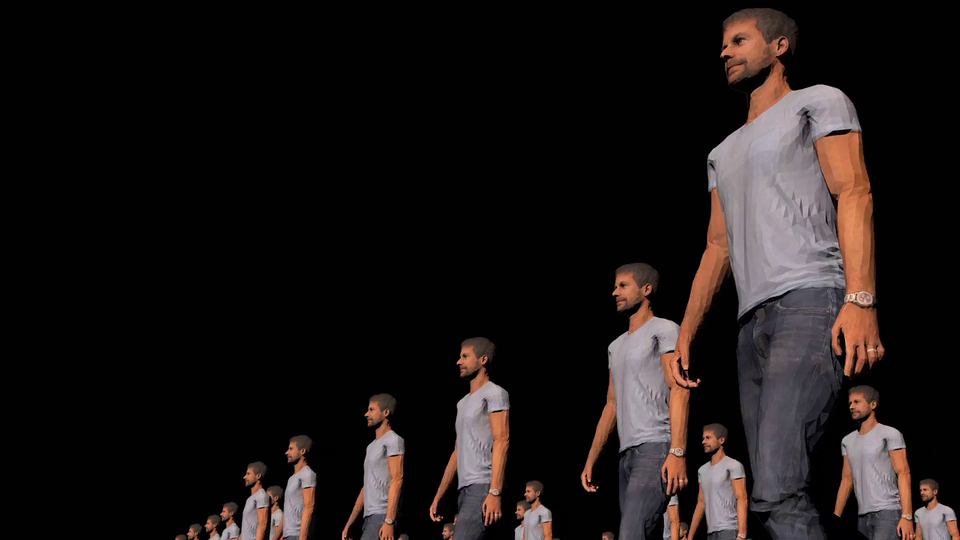
#> input picture frame 13 of Haar Cascade/video1.mp4, 960 x 540 px, given in place of video.mp4, which was not available
$ python deneme3.py
#> lines starting #> are read from the running program, lines starting #| are printed output that depends on the picture
import cv2
cap=cv2.VideoCapture("video.mp4")

while True:
    ret,frame=cap.read()
#> frame is the input picture: shape (540, 960, 3); mean B, G, R 22.4, 23.3, 28.9
    if ret==0:
        break
    frame=cv2.flip(frame,1)
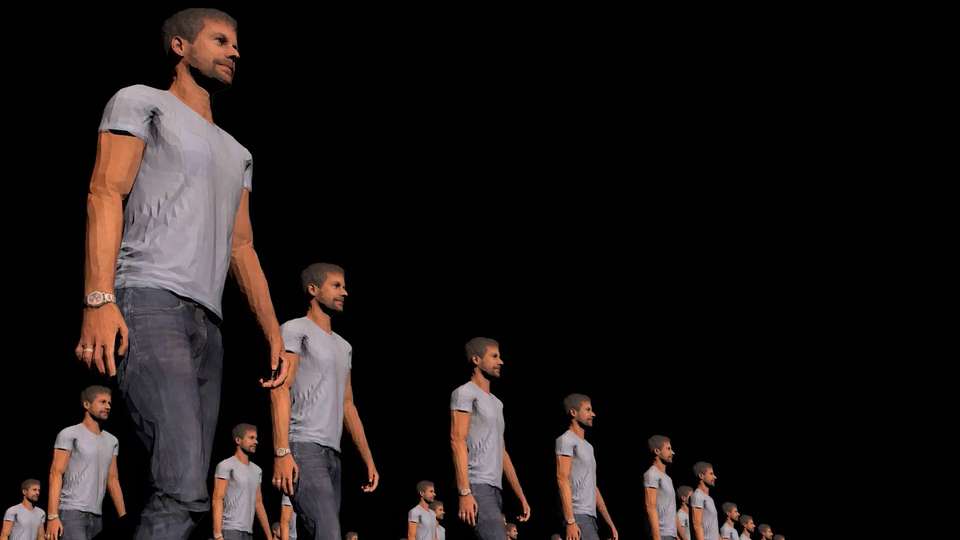
#> frame: shape (540, 960, 3); mean B, G, R 22.4, 23.3, 28.9
    cv2.imshow("webcab",frame)
    if cv2.waitKey(0) & 0xFF == ord('q'):
#> (key q is pressed here)
     break
    cv2.waitKey(30)


cap.release()
cv2.destroyAllWindows()


$ run again, starting later in the video
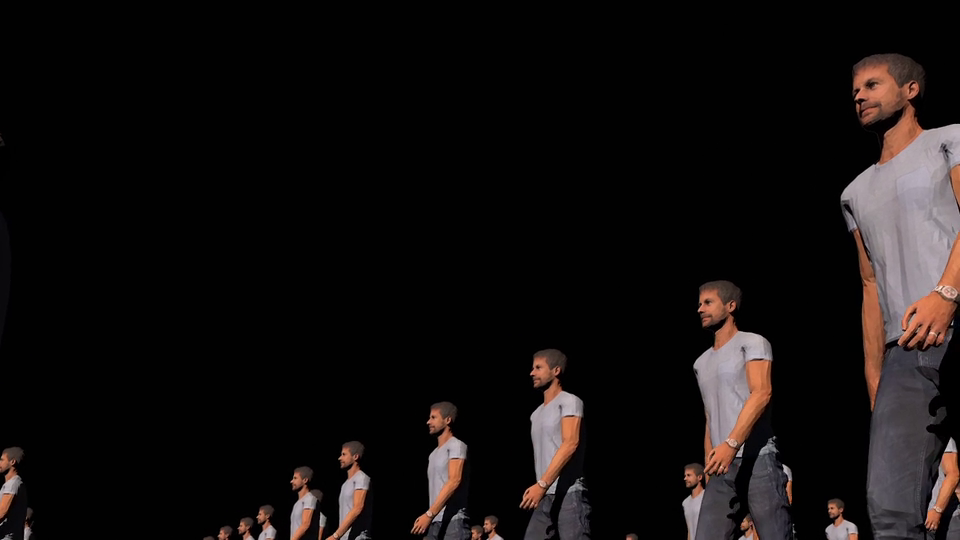
#> input picture frame 62 of Haar Cascade/video1.mp4, 960 x 540 px, given in place of video.mp4, which was not available
#> frame is the input picture: shape (540, 960, 3); mean B, G, R 15.2, 15.7, 19.5
#> `frame=cv2.flip(frame,1)`:
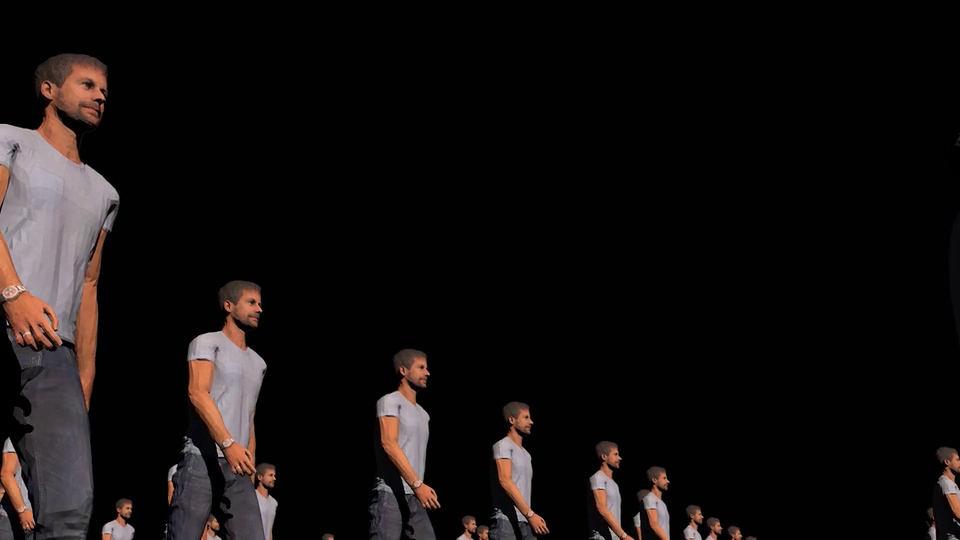
#> frame: shape (540, 960, 3); mean B, G, R 15.2, 15.7, 19.5

$ run again, starting later in the video
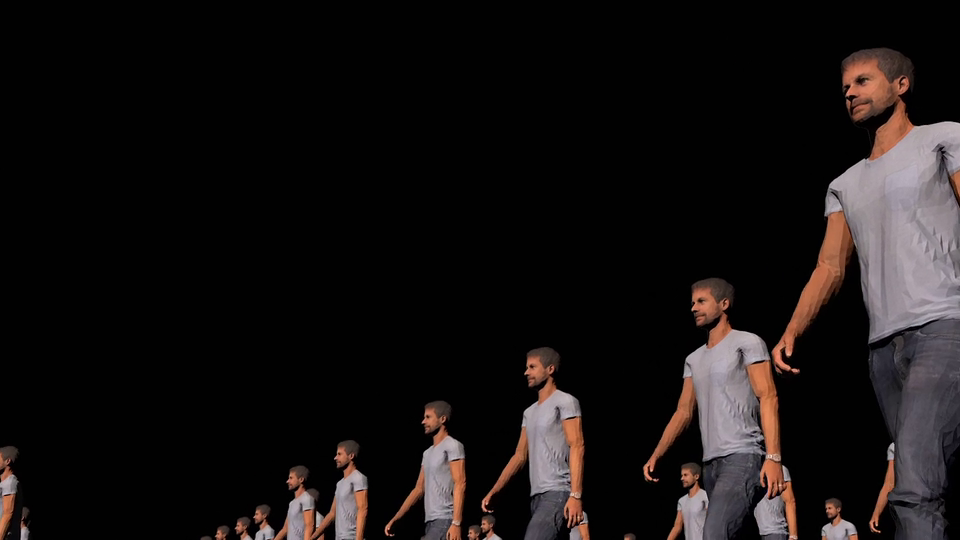
#> input picture frame 110 of Haar Cascade/video1.mp4, 960 x 540 px, given in place of video.mp4, which was not available
#> frame is the input picture: shape (540, 960, 3); mean B, G, R 18.7, 19, 23.1
#> `frame=cv2.flip(frame,1)`:
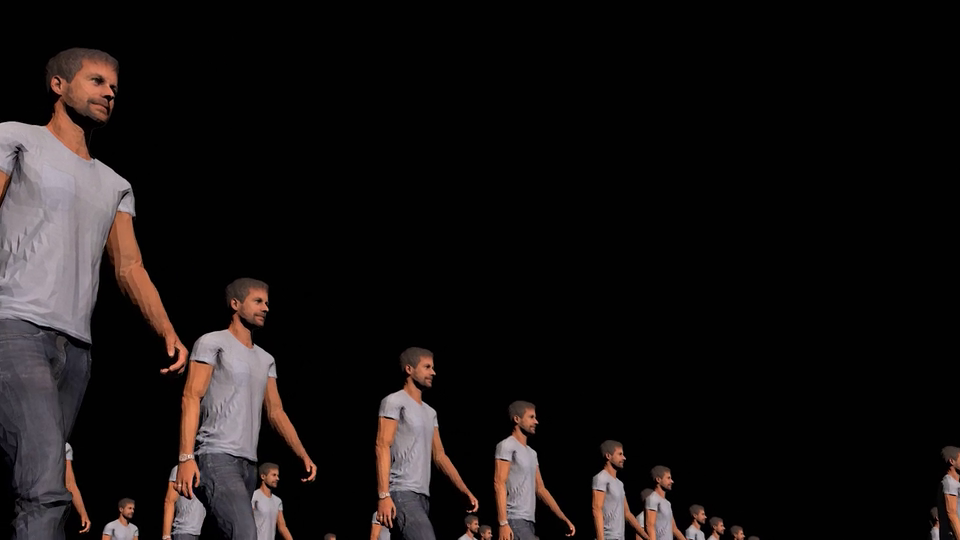
#> frame: shape (540, 960, 3); mean B, G, R 18.7, 19, 23.1
